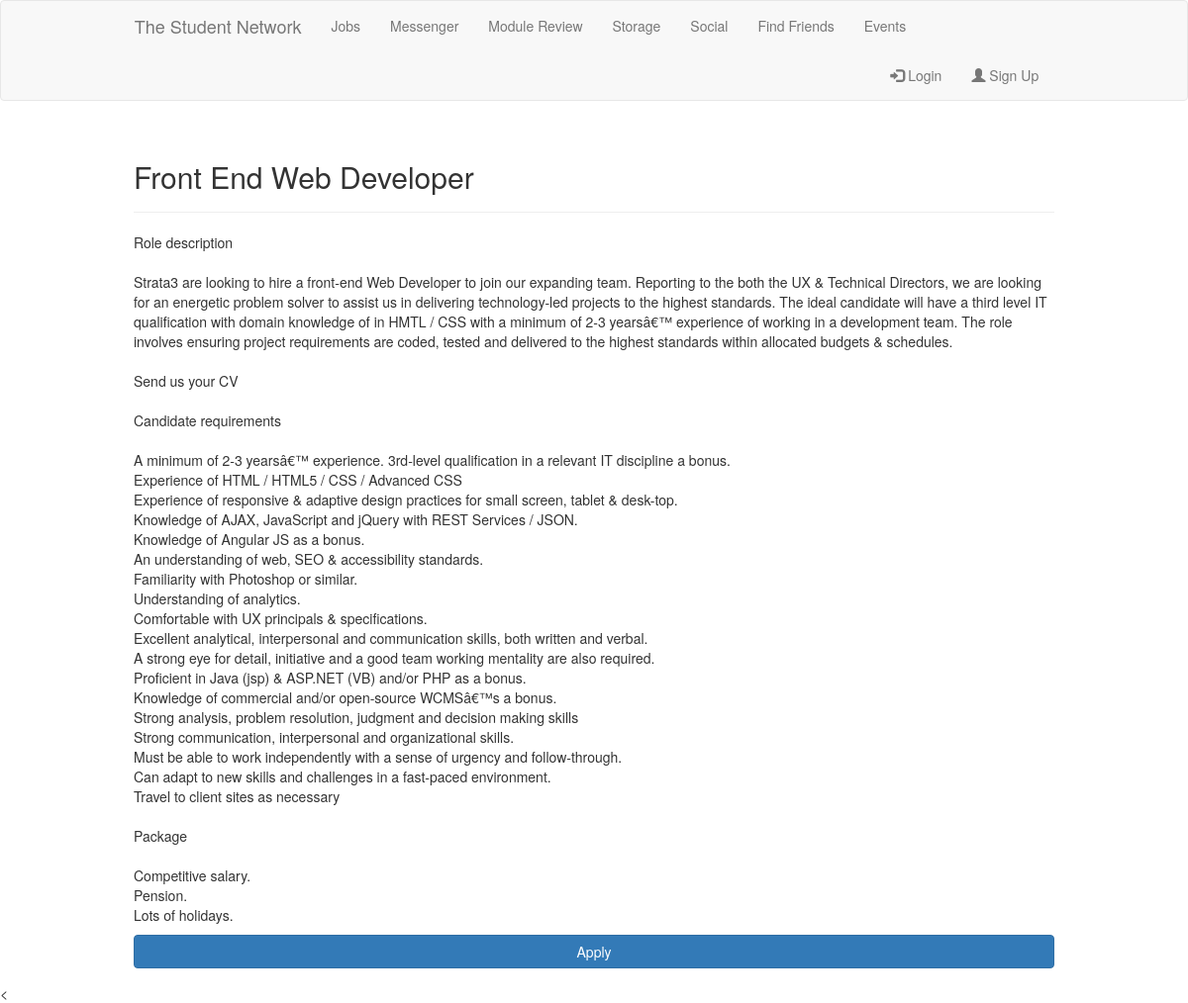
The page /JobsPortal/Jobs.php?id=12 on the database its author committed.
### tables this page shows
CREATE TABLE IF NOT EXISTS `Jobs` (
  `JobId` int(8) NOT NULL AUTO_INCREMENT,
  `JobSubject` varchar(255) NOT NULL,
  `JobCompany` varchar(30) NOT NULL,
  `JobSalary` int(7) NOT NULL,
  `JobLocation` varchar(40) NOT NULL,
  `JobDate` datetime NOT NULL,
  `JobCat` int(8) NOT NULL,
  `JobPostBy` int(8) NOT NULL,
  PRIMARY KEY (`JobId`),
  KEY `JobCat` (`JobCat`),
  KEY `JobPostBy` (`JobPostBy`)
);

CREATE TABLE IF NOT EXISTS `IndividualJobPost` (
  `JobPostId` int(8) NOT NULL AUTO_INCREMENT,
  `JobPostContent` text NOT NULL,
  `JobPostDate` datetime NOT NULL,
  `JobPostTopic` int(8) NOT NULL,
  `JobPostBy` int(8) NOT NULL,
  PRIMARY KEY (`JobPostId`),
  KEY `JobPostTopic` (`JobPostTopic`),
  KEY `JobPostBy` (`JobPostBy`)
);

### JobsPortal/Jobs.php (the view, shortened to what this page needs)
 <?php
    include '../Accounts/Header.php';
    $sql = "SELECT
                JobId,
                JobSubject
            FROM
                Jobs
            WHERE
                Jobs.JobId = " . mysql_real_escape_string($_GET['id']);
    $result = mysql_query($sql);
    if(!$result) {
        echo 'The job could not be displayed. Please try again later';
    } else {
        if (mysql_num_rows($result) == 0){
            echo 'This job does not exist. It may have expried or been removed.';
        } else {
            while($row = mysql_fetch_assoc($result)) {
                echo '<div class="container">
		    		        <div class="page-header">
		    			        <tr class="text-center">
							        <th><h2>' . $row['JobSubject'].'</h2></th>
						        </tr>
					        </div>
					    <table>';
                            $posts_sql = "SELECT
                                            IndividualJobPost.JobPostTopic,
                                            IndividualJobPost.JobPostContent,
                                            IndividualJobPost.JobPostDate,
                                            IndividualJobPost.JobPostBy,
                                            users.userId,
                                            users.userName
                                        FROM
                                            IndividualJobPost
                                        LEFT JOIN
                                            users
                                        ON
                                            IndividualJobPost.JobPostBy = users.UserId
                                        WHERE
                                            IndividualJobPost.JobPostTopic = " . mysql_real_escape_string($_GET['id']);
                            $posts_result = mysql_query($posts_sql);
                            if (!$posts_result)
                                {
                                    echo '<tr><td><p>The posts could not be displayed, please try again later.<p></td></tr>';
                                } else {
                                         while ($posts_row = mysql_fetch_assoc($posts_result))
                                            {
                                                echo '
                        						    <tbody>
                        							    <tr>' .
                        								   '<td class="post">'.'
                        								        <p>' .nl2br($posts_row['JobPostContent']) . '</p>' .
                        								    '</td>
                        							    </tr>';
                                            }
                                        }
                                                echo '</tbody>
                        </table>
                        <div class="form-group">
                            <button type="button" class="btn btn-block btn-primary" data-toggle="modal" data-target="#jobApplicationModal">Apply</button>
                        </div>
                    </div>';
        }
    }
}
?>
<<!DOCTYPE html>
<html>
    <head>
    </head>
    <body>
</body>
</html>

### css/main.css (style rules this page uses)
.container { width: 80%; }

### rows shown on the page
jobs: JobSubject "Front End Web Developer"
individualjobpost: JobPostContent "Role description Strata3 are looking to hire a front-end Web Developer to join our expanding team. Reporting to the both the UX & Technical Directors, we are looking for an energetic problem solver to assist us in delivering technology-led projects to the highest standards. The ideal candidate will have a third level IT qualification with domain knowledge of in HMTL / CSS with a minimum of 2-3 yearsâ€™ experience of working in a development team. The role involves ensuring project requirements are coded, tested and delivered to the highest standards within allocated budgets & schedules. Send us your CV Candidate requirements A minimum of 2-3 yearsâ€™ experience. 3rd-level qualification in a…"
